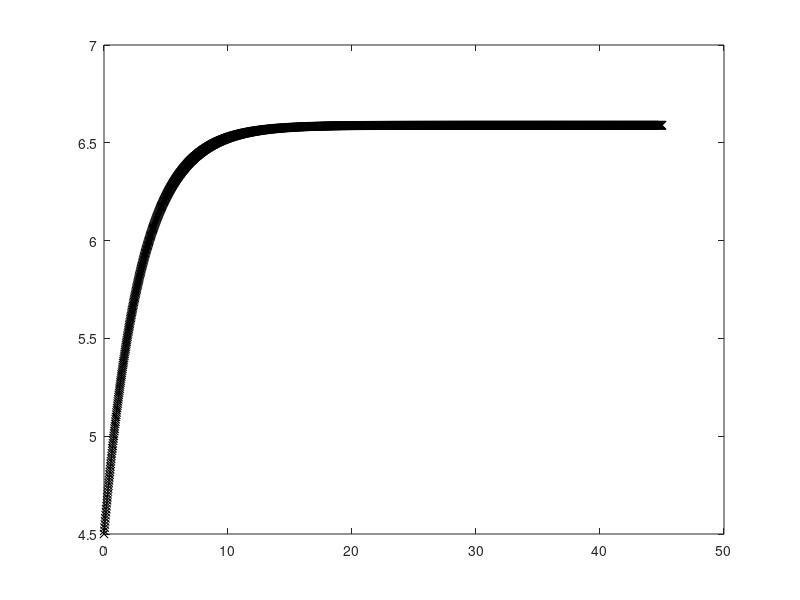

Write the MATLAB code that produced this figure.
% computational model to solve for gradually (linearly) increasing vapour flu
% into strat

%need estimate of stratospheric mass to calculate dq/dt
%know from global_est_strat_percentage.m that:
%area of globe from -L to +L latitude
clear diff

L=15; %latitude for tropics (degrees)
R=6400e3; %radius of the Earth (m)
A=4*pi*R^2*sin(pi*L/180);
A=4*pi*R^2;
%so can now approximate the volume using the height of the strat (=15e3?) and the density (=0.2 kg/m3?)
%really need just the mass involved in the Brewer Dobson circulation
H=15e3;
rho=0.2;
M=A*H*rho ;

%set up time grid
tyears=45;
y2secs=365*24*3600; %conversion factor from years to seconds
tsecs=tyears*y2secs; %convert from years to seconds
npoints=2000;
time=[0:tsecs/npoints:tsecs];
dt=diff(time(1:2));

%now work out initial flux of water vapour
f=1e6*28.97/18; %conversion factor for kg/kg to ppmv
q0=3.8/f; %mean mixing ratio of air at trop (kg/kg) Dessler 1998 (=3.8 ppmv) (assumed value at start of 50 year period)
q0=4.5/f; %value assumed from Rosenlof 2001 GRL paper for annual increase of 0.045 ppmv and 0.5% per year over 45 year
%       - i.e. 1.45*x=x+(0.045*45). x=4.5 rising to 6.5 pppmv after 45 years.
%NOTE - Holton (1995) quotes an annual average mass flux across 100 hPa of 85e8 kg/s (for L=-15 to +15)
%This is based on Rosenlof and Holton (1993), based on UKMO measurements (radiosondes I think)
dmdt = 85e8;  %total mass of air crossing 100 hPa in a year based on Rosenlof and Holton (1995) 
dmvdt = dmdt * q0; %flux of vapour mass (kg/s)
dqdt0 = dmvdt / M; %rate of change of stratospheric vapour mixing ratio

dqdt0 = dqdt0 * 2; %if assuming that methane oxidation contributes the same source as Brewer


% equation is of form 
% dq/dt = dq/dt(source) - dq/dt(sink) = ( dq/dt0 + (T/50)*dq/dt0*(p-1) ) - aq
%                           dq/dt     = dq/dt0 * ( 1 + T/50 * (p-1) ) - aq
% the bit before the -aq is just a linear increase in dq/dt(source) from dq/dt0 to p*dq/dt0 at T=50 years (e.g. p=1.086 for 8.6% rise)
% as before
a = 1/q0 * dqdt0; %for times two are assuming inital methane source equals vaopur source
per = 8.6; % percentage increase required
per = 22.5;
per = 45;
p = 1 + per/100;


add=0.045/2/f/y2secs; %additional term for dq/dt to represent the increase due to methane increases of 0.045/2 ppmv per year
%add=0;
dqdt_noadd=zeros(size(time));
dqdt_sink=zeros(size(time));
delay=8; %delay in years


% now solve with Euler method
q(1)=q0;
for t=2:length(time)
    tdelay = round ( t - delay*y2secs/dt ) - 1;%time index for delay years ago
    tdelay = max([1 tdelay]); %make sure not less than one
    td(t)=tdelay;
%    dqdt_noadd(t) = dqdt0 * ( 1 + time(t)/(45*y2secs) * (p-1) ) ;
     dqdt_noadd(t) = dqdt0*p;
     dqdt_sink(t) = a*q(t-1) ;   %original sink before put in tdelay stuff
%    dqdt_sink = a*q(tdelay) ;
%    dqdt_sink = a*q(1)*( 1 + 0.45*tdelay/length(time) ) ;
%   dqdt_sink = dqdt0;
%    add = dqdt0 * p;

    q(t) = q(t-1) + (   add +  dqdt_noadd(t) - dqdt_sink(t) )*dt; %solve analytical solution for each t and convert to ppmv
%    reldiff(t)= ( (dqdt_noadd(t) - dqdt_sink(t) ) ) /add;
    
    if tdelay==1
%        q(t) = q(1)*(1 + 0.45*t*dt/45/y2secs);
    end
    
end
q=q*f; %convert to ppmv

%figure;
plot(time/y2secs,q,'kx-');
